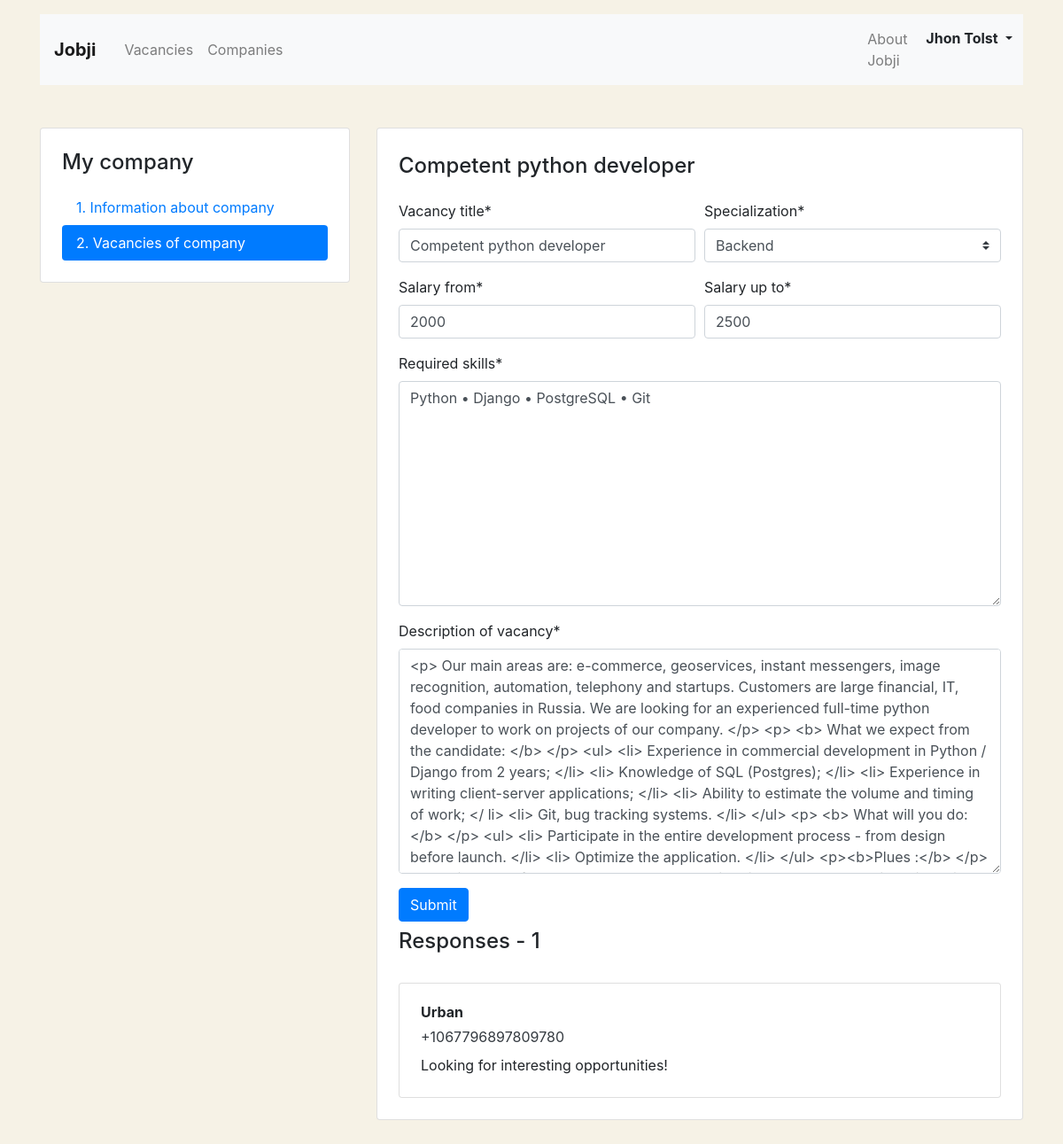
The app's page /mycompany/vacancies/5/ (signed in), older data.
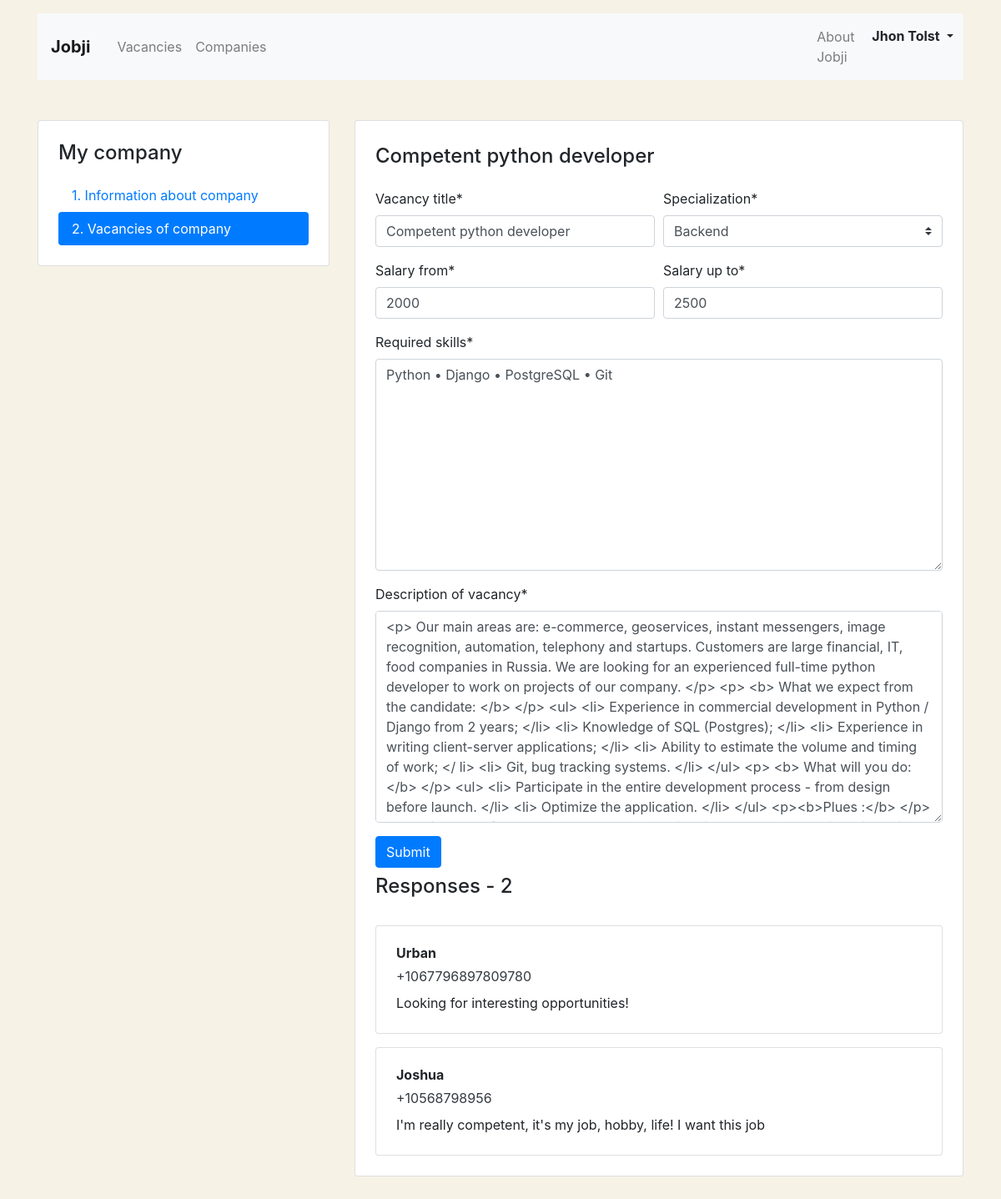
The same page, newer data.
### app_vacancy/models.py (models this page shows, shortened)
class Vacancy(models.Model):
    title = models.CharField(max_length=29)
    specialty = models.ForeignKey(Specialty, on_delete=models.CASCADE, related_name='vacancies')
    company = models.ForeignKey(Company, on_delete=models.CASCADE, related_name='vacancies')
    skills = models.TextField()
    description = models.TextField()
    salary_min = models.PositiveIntegerField()
    salary_max = models.PositiveIntegerField()
    published_at = models.DateField(auto_now_add=True)

class Specialty(models.Model):
    code = models.CharField(max_length=10)
    title = models.CharField(max_length=12)
    picture = models.ImageField(upload_to=MEDIA_SPECIALITY_IMAGE_DIR)
    def __str__(self):
        return self.title

class Application(models.Model):
    written_username = models.CharField(max_length=50)
    written_phone = models.CharField(max_length=50)
    written_cover_letter = models.TextField()
    vacancy = models.ForeignKey(Vacancy, null=True, on_delete=models.CASCADE, related_name='applications')
    user = models.ForeignKey(get_user_model(), null=True, on_delete=models.CASCADE, related_name='applications')

### app_vacancy/views/mycomp.py (the view, shortened to what this page needs)
# urls.py: path('vacancies/<int:mycomp_vac_id>/', MyCompanyOneVacancyView.as_view(), name='MyCompanyOneVacancyView'),
class MyCompanyOneVacancyView(LoginRequiredMixin, TestIfUserHasCompanyMixin, View):
    def get(self, request, mycomp_vac_id):
        vacancy = get_object_or_404(Vacancy.objects.select_related('specialty', 'company'), id=mycomp_vac_id)
        expected_request_company = request.user.company.id
        current_request_company = vacancy.company_id
        if current_request_company != expected_request_company:
            return redirect('MyCompanyVacanciesView')
        form = MyCompanyVacanciesCreateEditForm(instance=vacancy)
        applications = (
            vacancy.applications
            .filter(vacancy_id=mycomp_vac_id)
            .values('written_username', 'written_phone', 'written_cover_letter')
        )
        one_vacancy = {
            'form': form,
            'vacancy_title': vacancy.title,
            'applications': applications,
            'applications_length': len(applications),
        }
        return render(request, 'mycompany/mycompany_vacancy-edit.html', context=one_vacancy)

### app_vacancy/forms/mycomp.py
class MyCompanyVacanciesCreateEditForm(forms.ModelForm):
    class Meta:
        model = Vacancy
        exclude = ('company', 'published_at')
        labels = {
            'title': 'Vacancy title',
            'specialty': 'Specialization',
            'skills': 'Required skills',
            'description': 'Description of vacancy',
            'salary_min': 'Salary from',
            'salary_max': 'Salary up to',
        }
    def __init__(self, *args, **kwargs):
        super().__init__(*args, **kwargs)
        self.helper = FormHelper()
        self.helper.layout = Layout(
            Row(
                Column('title'),
                Column('specialty'),
            ),
            Row(
                Column('salary_min'),
                Column('salary_max'),
            ),
            Row(
                Column('skills'),
            ),
            Row(
                Column('description'),
            ),
            Row(
                Column(Submit('submit', 'Submit')),
            ),
        )

### app_vacancy/views/mycomp.py (called while the page is built)
    def test_func(self):
        try:
            if self.request.user.company:
                return True
        except ObjectDoesNotExist:
            return False

### templates/mycompany/mycompany_vacancy-edit.html (shortened to what this page needs)
{% extends 'mycompany/base_mycompany.html' %}
{% load crispy_forms_tags %}
{% block content %}
  <main class="container mt-3 pb-5">
    <div class="row mt-5">
      <div class="col-12 col-lg-4">
        <aside class="pt-3 pb-4 px-4 mb-5 card">
          <h1 class="h4 pt-2 pb-2">My company</h1>
          <div class="nav flex-column nav-pills">
            <a class="nav-link" href="{% url 'MyCompanyView' %}">1. Information about company</a>
            <a class="nav-link active" href="{% url 'MyCompanyVacanciesView' %}">2. Vacancies of company</a>
          </div>
        </aside>
      </div>
      <div class="col-12 col-lg-8">
        <div class="card">
          <div class="card-body px-4 pb-4 tab-content">
            <section>
              <h2 class="h4 pt-2 pb-3">{{ vacancy_title }}</h2>
              {% crispy form %}
              <h2 class="h4 pt-2 pb-3">Responses - {{ applications_length }}</h2>
              {% for application_info in applications %}
              <div class="card mt-3">
                <div class="card-body px-4" id='application'>
                  <p class="mb-1 font-weight-bold">{{ application_info.written_username }}</p>
                  <p class="mb-2"><a href="tel:+79002842324" class="text-dark">{{ application_info.written_phone }}</a></p>
                  <p class="mb-1">{{ application_info.written_cover_letter }}</p>
                </div>
              </div>
              {% endfor %}
            </section>
          </div>
        </div>
      </div>
    </div>
  </main>
{% endblock %}

### templates/mycompany/base_mycompany.html (shortened to what this page needs)
<!DOCTYPE html>
<html lang="ru">
<head>
  <link rel="stylesheet" href="https://stackpath.bootstrapcdn.com/bootstrap/4.3.1/css/bootstrap.min.css">
</head>
<body>
  <header class="container mt-3">
    <nav class="navbar navbar-expand-lg navbar-light bg-light">
      <a class="navbar-brand mr-4 font-weight-bold" href="{% url 'MainView' %}">Jobji</a>
      <div class="collapse navbar-collapse justify-content-between" id="navbarNav">
        <ul class="navbar-nav col-10">
          <li class="nav-item">
            <a class="nav-link" href="{% url 'AllVacanciesView' %}">Vacancies</a>
          </li>
          <li class="nav-item">
            <a class="nav-link" href="{% url 'AllCompaniesView' %}">Companies</a>
          </li>
        </ul>
        <ul class="navbar-nav justify-content-end">
          <li class="nav-item">
            <a class="nav-link" href="{% url 'AboutView' %}">About Jobji</a>
          </li>
          <li class="nav-item active">
            <div class="btn-group">
              <button type="button" class="btn dropdown-toggle font-weight-bold" data-toggle="dropdown" aria-haspopup="true" aria-expanded="false">
                {{ request.user.first_name }} {{ request.user.last_name }}
              </button>
            </div>
          </li>
        </ul>
      </div>
    </nav>
  </header>
{% block content %}
{% endblock %}
</body>
</html>

### templates/mycompany/base_mycompany.html (style rules this page uses)
body { background-color: #F6F2E6; }

Row changes from the older to the newer data that the page shows:
added Application: written_username "Joshua", written_phone "+10568798956", written_cover_letter "I'm really competent, it's my job, hobby, life! I want this job"
Text that changed along with them:
{{ applications_length }}: "1" → "2"
